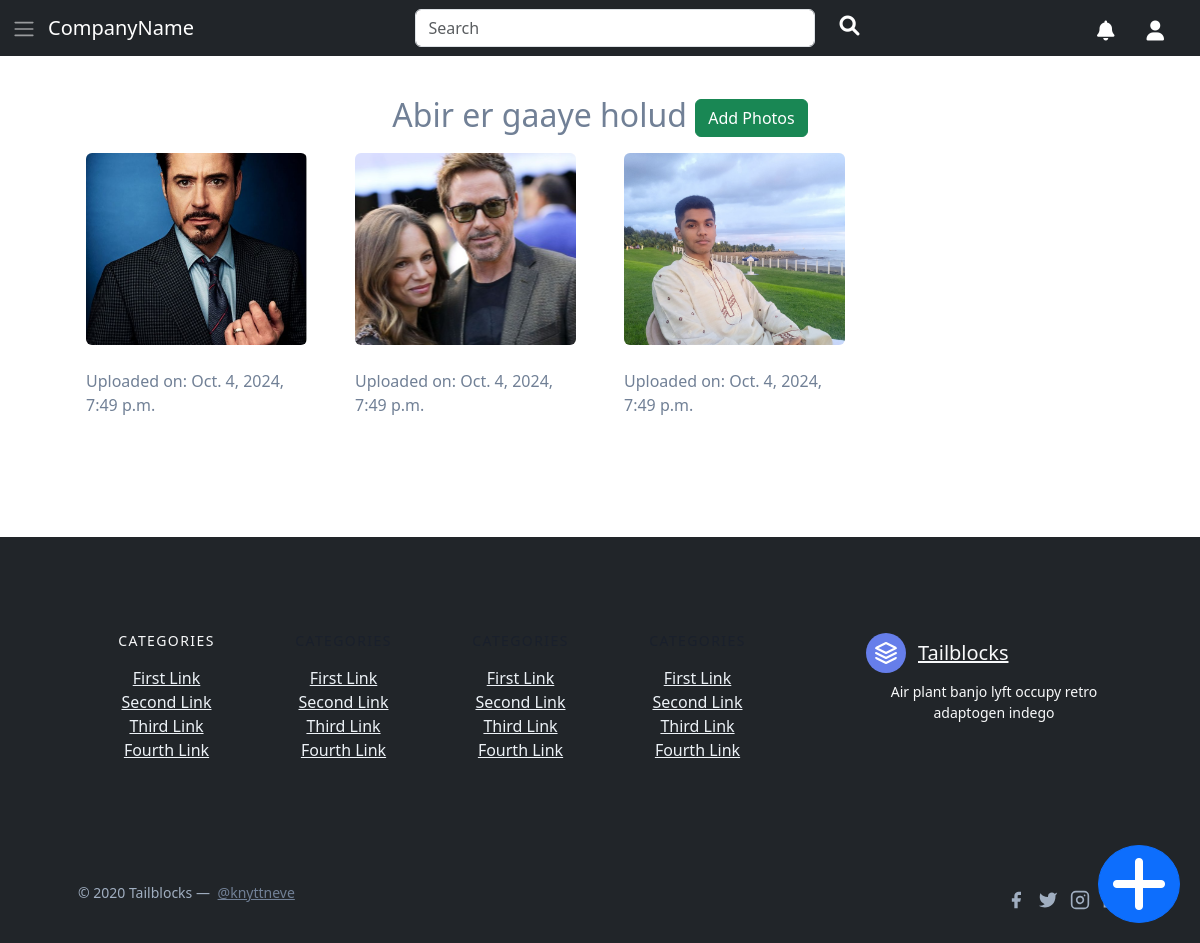
/myEvents/36, run on the app's committed database.
### home/models.py (models this page shows, shortened)
class Event(models.Model):
    name = models.CharField(max_length=1000, default="")
    description = models.CharField(max_length=1000, default="")
    host = models.ForeignKey(settings.AUTH_USER_MODEL, on_delete=models.CASCADE, related_name='hosted_events', default="")
    guest = models.ManyToManyField(settings.AUTH_USER_MODEL, related_name='guest_events')
    event_date = models.DateField()

class PicsRelation(models.Model):
    event = models.ForeignKey(Event, related_name='pictures', default="", on_delete=models.CASCADE)  # Link multiple images to one event
    image = models.ImageField(upload_to='images/eventPictures', default="")
    date = models.DateTimeField(auto_now_add=True)

### home/views.py (the view)
# urls.py: path('myEvents/<str:eventID>', views.eventPage, name='eventPage'),
def eventPage(request, eventID):
    event = Event.objects.get(id=eventID)
    pictures = PicsRelation.objects.filter(event=event)
    return render(request, 'eventPage.html',{'event':event, 'photos':pictures})

### home/templates/eventPage.html (shortened to what this page needs)
{% extends 'layout.html' %}
{% block body %}
<section class="text-gray-600 body-font">
    <div class="container px-5 py-24 mx-auto">
        <h2 class="text-center">{{event.name}}  <button class="btn btn-success" data-bs-toggle="modal" data-bs-target="#addPhotosModal">Add Photos</button></h2>
      <div class="flex flex-wrap -m-4">
        {% for photo in photos %}
        <div class="lg:w-1/4 md:w-1/2 p-4 w-full">
          <a class="block relative h-48 rounded overflow-hidden">
            <img alt="ecommerce" class="object-cover object-center w-full h-full block" src="/media/{{photo.image}}">
          </a>
          <div class="mt-4">
            <p class="mt-1">Uploaded on: {{photo.date}}</p>
          </div>
        </div>
        {% endfor %}
      </div>
    </div>
  </section>
{% endblock %}

### accounts/templates/layout.html (style rules this page uses)
body, html { height: 100%; }

### data on the page
Event: name "Abir er gaaye holud"
PicsRelation: image (picture), date "Oct. 4, 2024, 7:49 p.m."
PicsRelation: image (picture), date "Oct. 4, 2024, 7:49 p.m."
PicsRelation: image (picture), date "Oct. 4, 2024, 7:49 p.m."
